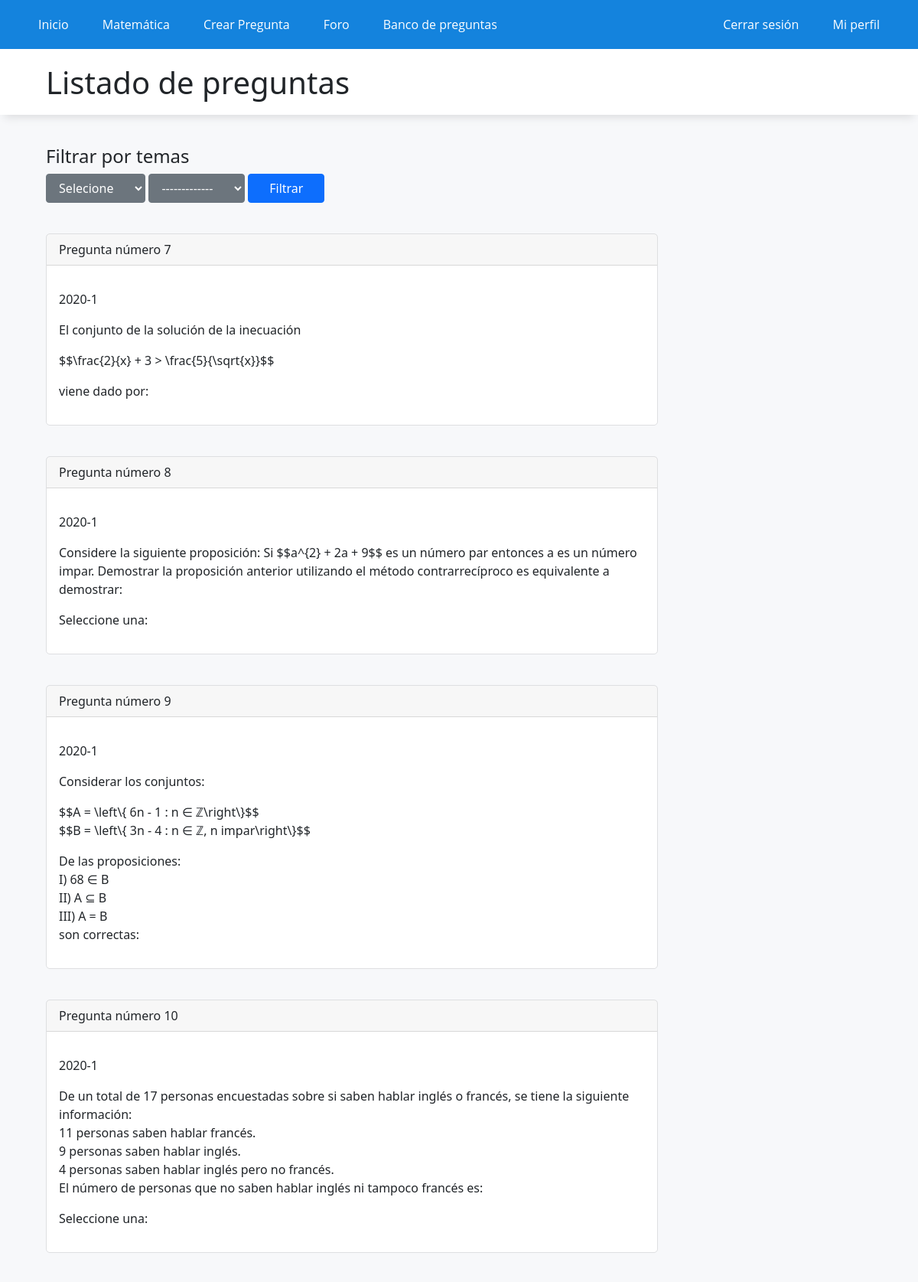
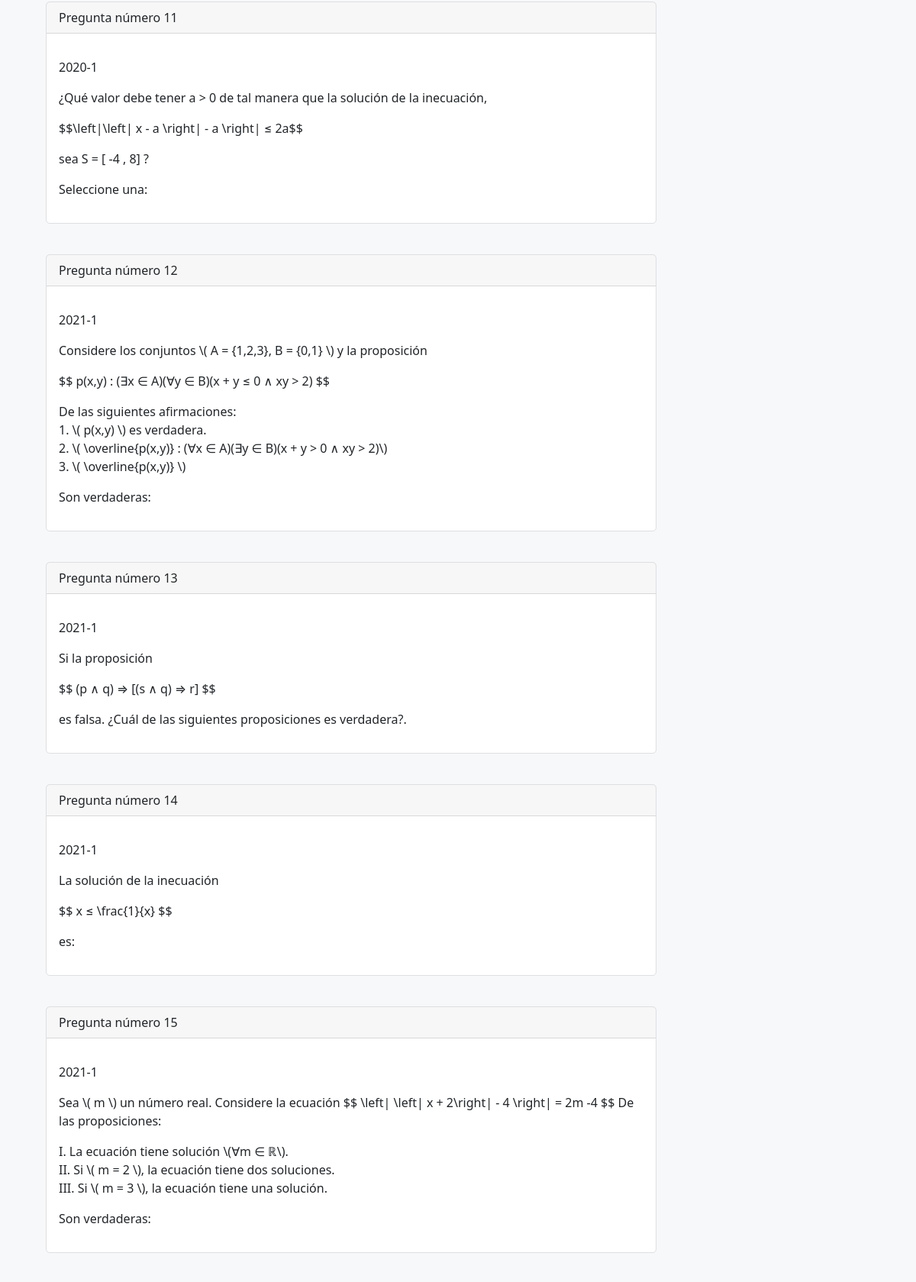
/banco-preguntas/ (signed in, upper part), run on the app's committed database (2 pictures, top to bottom).
### WebApp/models.py (models this page shows)
class PreguntasMate(models.Model):
    siglas = models.CharField(max_length=7, choices=siglas)
    dificultad = models.CharField(max_length=20, choices=dificultad)
    tema = models.CharField(max_length=100, choices=temas)
    pregunta = models.TextField()
    posible_desarrollo = models.TextField()
    alternativa_a = models.CharField(null=True, max_length=500)
    alternativa_b = models.CharField(null=True, max_length=500)
    alternativa_c = models.CharField(null=True, max_length=500)
    alternativa_d = models.CharField(null=True, max_length=500)
    alternativa_e = models.CharField(null=True, max_length=500)
    alternativa_correcta = models.CharField(null=True, max_length=1, choices=alt_correcta)
    pista = models.CharField(max_length=200)
    puntos = models.IntegerField()

### WebApp/views.py (the view)
# urls.py: path('banco-preguntas/',banco_preguntas, name="banco-preguntas"),
def banco_preguntas(request):
    preguntas = PreguntasMate.objects.all()
    if request.method == 'POST':
        print(request.POST['Tema'])
        preguntas = PreguntasMate.objects.filter(tema=request.POST['Tema'])
    data = {
        'preguntas': preguntas,
    }
    return render(request,'app/banco_preguntas.html',data)

### WebApp/templates/app/banco_preguntas.html (shortened to what this page needs)
{% extends 'app/base.html' %}
{% load static %}
{% block contenido %}
<div class="titulo">
    <h1>Listado de preguntas</h1>
</div>
<div class="elContenedor">
    <form method="post" onsubmit="return validacion()">
        <label ><h4>Filtrar por temas</h4></label><br>
        <select class="btn btn-secondary dropdown-toggle" id="ramo">
            <option selected>Selecione</option>
        </select>
        <select class="btn btn-secondary dropdown-toggle" id="materia" name="Tema">
            <option selected>------</option>
        </select>
        <input style="width: 100px;"  class="btn btn-primary" type="submit" value="Filtrar">
    </form>
    <div>
        {% for pregunta in preguntas %}
        <div class="preguntas mb-3" style="max-width: 800px;">
            <div class="card-header">Pregunta número {{pregunta.id}} </div>
            <div class="card-body">
                <p class="card-text">
                    {{ pregunta.pregunta|linebreaks }}
                </p>
            </div>
        </div>
        {% endfor %}
    </div>
</div>
{% endblock %}

### WebApp/static/app/css/styles.css (style rules this page uses)
* { margin: 0; padding: 0; -webkit-box-sizing: border-box; -moz-box-sizing: border-box; box-sizing: border-box; }
body { background: rgb(247,248,250); }
.titulo { box-shadow: 0px 10px 10px -6px rgb(222,223,225); background-color: white; padding-top: 20px; padding-bottom: 10px; padding-left: 5%; margin-bottom: 40px; width: 100%; }
.elContenedor { width: 90%; padding-top: 0px; margin:auto; }
.preguntas { background-color: rgb(255,255,255); border-radius: 5px ; margin-bottom: 40px; margin-top: 40px; border: 1px solid rgb(222,223,225); }

### data on the page
PreguntasMate: id "7", pregunta "2020-1 El conjunto de la solución de la inecuación $$\\frac{2}{x} + 3 > \\frac{5}{\\sqrt{x}}$$ viene dado por:"
PreguntasMate: id "8", pregunta "2020-1 Considere la siguiente proposición: Si $$a^{2} + 2a + 9$$ es un número par entonces a es un número impar. Demostrar la proposición anterior utilizando el método contrarrecíproco es equivalente a demostrar: Seleccione una:"
PreguntasMate: id "9", pregunta "2020-1 Considerar los conjuntos: $$A = \\left\\{ 6n - 1 : n ∈ ℤ\\right\\}$$ $$B = \\left\\{ 3n - 4 : n ∈ ℤ, n impar\\right\\}$$ De las proposiciones: I) 68 ∈ B II) A ⊆ B III) A = B son correctas:"
PreguntasMate: id "10", pregunta "2020-1 De un total de 17 personas encuestadas sobre si saben hablar inglés o francés, se tiene la siguiente información: 11 personas saben hablar francés. 9 personas saben hablar inglés. 4 personas saben hablar inglés pero no francés. El número de personas que no saben hablar inglés ni tampoco francés es: Seleccione una:"
PreguntasMate: id "11", pregunta "2020-1 ¿Qué valor debe tener a > 0 de tal manera que la solución de la inecuación, $$\\left|\\left| x - a \\right| - a \\right| ≤ 2a$$ sea S = [ -4 , 8] ? Seleccione una:"
PreguntasMate: id "12", pregunta "2021-1 Considere los conjuntos \\( A = {1,2,3}, B = {0,1} \\) y la proposición $$ p(x,y) : (∃x ∈ A)(∀y ∈ B)(x + y ≤ 0 ∧ xy > 2) $$ De las siguientes afirmaciones: 1. \\( p(x,y) \\) es verdadera. 2. \\( \\overline{p(x,y)} : (∀x ∈ A)(∃y ∈ B)(x + y > 0 ∧ xy > 2)\\) 3. \\( \\overline{p(x,y)} \\) Son verdaderas:"
PreguntasMate: id "13", pregunta "2021-1 Si la proposición $$ (p ∧ q) ⇒ [(s ∧ q) ⇒ r] $$ es falsa. ¿Cuál de las siguientes proposiciones es verdadera?."
PreguntasMate: id "14", pregunta "2021-1 La solución de la inecuación $$ x ≤ \\frac{1}{x} $$ es:"
PreguntasMate: id "15", pregunta "2021-1 Sea \\( m \\) un número real. Considere la ecuación $$ \\left| \\left| x + 2\\right| - 4 \\right| = 2m -4 $$ De las proposiciones: I. La ecuación tiene solución \\(∀m ∈ ℝ\\). II. Si \\( m = 2 \\), la ecuación tiene dos soluciones. III. Si \\( m = 3 \\), la ecuación tiene una solución. Son verdaderas:"
